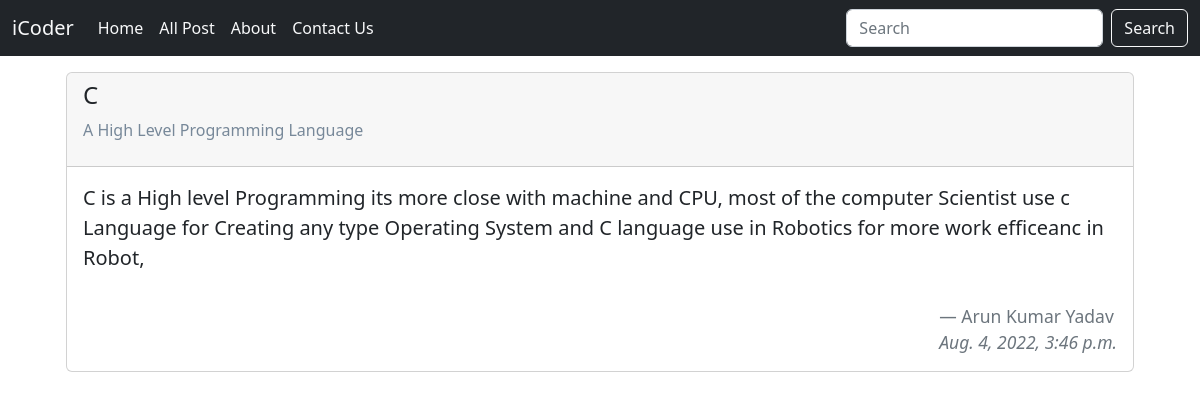
Page /bash/c on the committed database.
### blogApp/models.py (models this page shows)
class Post(models.Model):
    post_SrNo = models.AutoField
    post_title = models.CharField(max_length=80)
    post_about = models.CharField(max_length=200)
    slug = models.CharField(max_length=150)
    post_content = models.TextField()
    post_pubDate = models.DateTimeField()
    post_authorName = models.CharField(max_length=50)
    def __str__(self):
        return self.post_title

### blogApp/views.py (the view)
# urls.py: path('bash', views.bash, name='bash'),
def bash(request, slug):
    postData = Post.objects.filter(slug=slug).first()
    print(postData)
    postDat = {'postD':postData}
    return render(request, 'bash.html', postDat)

### blogApp/templates/bash.html (shortened to what this page needs)
<!doctype html>
<html lang="en">
<head>
    <link href="https://cdn.jsdelivr.net/npm/bootstrap@5.2.0/dist/css/bootstrap.min.css" rel="stylesheet"
>
</head>
<body>
    <nav class="navbar navbar-expand-lg bg-dark">
        <div class="container-fluid">
            <a class="navbar-brand text-light " href="#">iCoder</a>
            <div class="collapse navbar-collapse" id="navbarSupportedContent">
                <ul class="navbar-nav me-auto mb-2 mb-lg-0">
                    <li class="nav-item">
                        <a class="nav-link text-light" aria-current="page" href="home">Home</a>
                    </li>
                    <li class="nav-item">
                        <a class="nav-link text-light" href="allpost">All Post</a>
                    </li>
                    <li class="nav-item">
                        <a class="nav-link text-light" href="about">About</a>
                    </li>
                    <li class="nav-item">
                        <a class="nav-link text-light" href="contact">Contact Us</a>
                    </li>
                </ul>
                <form class="d-flex" role="search">
                    <input class="form-control me-2" type="search" placeholder="Search" aria-label="Search">
                    <button class="btn btn-outline-light" type="submit">Search</button>
                </form>
            </div>
        </div>
    </nav>
    <div class="container mt-3">
        <div class="leftCont container ">
            <div class="container leftContAdjust">
                <div class="card d-flex ">
                    <div class="card-header " >
                        <h4>{{postD.post_title}}</h4>
                        <p style="color:lightslategrey" >{{postD.post_about}}</p>
                    </div>
                    <div class="card-body">
                        <blockquote class="blockquote mb-0">
                            <p>{{postD.post_content}}</p><br>
                            <footer class="blockquote-footer" style="float:right;">{{postD.post_authorName}}<br><cite title="Source Title" style="float:right ;">{{postD.post_pubDate}}</cite></footer>
                        </blockquote>
                    </div>
                </div>
            </div>
        </div>
    </div>
</body>
</html>

### rows in the picture
Post: post_title "C", post_about "A High Level Programming Language", post_content "C is a High level Programming its more close with machine and CPU, most of the computer Scientist use c Language for Creating any type Operating System and C language use in Robotics for more work efficeanc in Robot,", post_authorName "Arun Kumar Yadav", post_pubDate "Aug. 4, 2022, 3:46 p.m."
